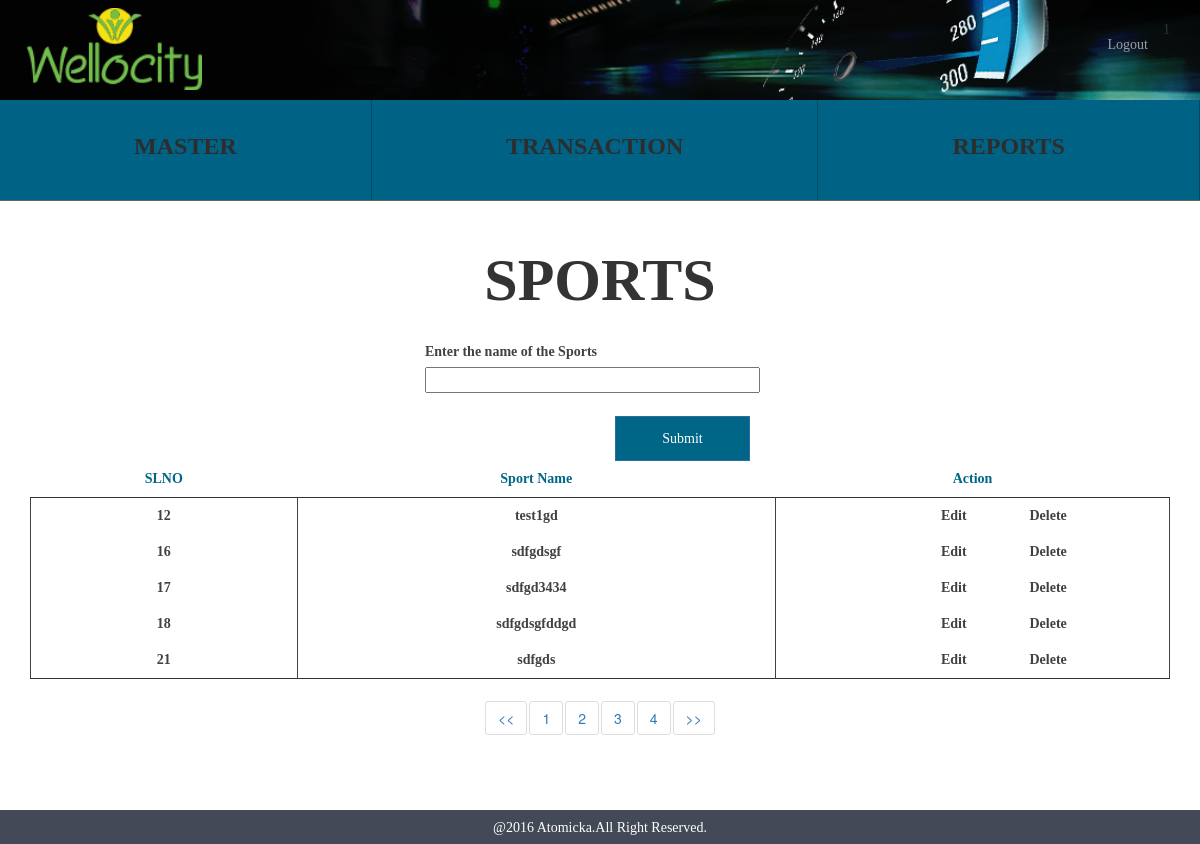
Page /sports.php (signed in) on the committed database.
### tables this page shows
CREATE TABLE IF NOT EXISTS `wc_sports` (
  `sports_id` int(10) NOT NULL AUTO_INCREMENT,
  `sports_name` varchar(150) NOT NULL,
  `sports_status` tinyint(1) NOT NULL,
  `sports_createddate` timestamp NOT NULL DEFAULT CURRENT_TIMESTAMP,
  PRIMARY KEY (`sports_id`)
);

### functions/sports_function.php (called while the page is built, shortened)
<?php
class sportsfunction{
    public function sportsselectfunction(){
      $temp_arr = array();
      $res = mysql_query("SELECT * FROM wc_sports") or die(mysql_error());
      while($row = mysql_fetch_array($res)) {
          $temp_arr[] =$row;
      }
      return $temp_arr;
      }
}
 ?>

### sports.php (the view, shortened to what this page needs)
<?php
require_once "functions/sports_function.php";
require_once "header.php";
$obj = new sportsfunction();
?>
<div class="container align_center align_height">
	<span class="sports">SPORTS</span>
</div>
<div class="container">
	<div class="col-md-8">
		<div class="col-md-6"></div>
		<div class="col-md-6">
			<form  id="sports_form" name="sport_form" role="form">
				<div class="align_margin">
					<label>Enter the name of the Sports</label><br>
					<input type="text" class="sportsname" name="sports_name" data-validation-error-msg="Please Enter the name of the Sports" data-validation="required">
				</div>
				<input type="submit" id="submmit" class="btn btn-primary align_right clear sports_submit_act" value="Submit">
			</form>
		</div>
	</div>
</div>
<div class="container">
	<table class="table state_table" id="sports_table">
	<thead>
		<tr class="row_color">
			<th class="align_center">SLNO</th>
			<th class="align_center">Sport Name</th>
			<th class="align_center">Action</th>
		</tr>
	</thead>
	<tbody>
		<?php
		$data = $obj->sportsselectfunction();
		foreach( $data as $eachrecord ) {
		 ?>
	  <tr class="align_center delete_color">
	    <td class="sports_id"><?php echo $eachrecord ['sports_id']; ?></td>
	    <td class="sports_name"><?php echo $eachrecord ['sports_name']; ?></td>
	    <td>
	    	<span class="edit_state">Edit</span>
	    	<span class="delete_state" data-value="<?php echo $eachrecord ['sports_id']; ?>">Delete</span>
	    </td>
		</tr>
		<?php } ?>
	</tbody>
	</table>
</div>
<?php require_once "footer.php" ?>

### css/style.css (style rules this page uses)
.align_center { text-align: center; }
.align_right { float: right; }
.sports { font-size: 60px; font-weight: bold; position: relative; font-family: Montserrat; }
.statesname,.sportsname,.edit_states_name { width: 100%; }
.align_margin { margin-bottom:23px; }
.align_height { line-height: 2; }
.row_color { color: #006687; font-family: Montserrat; }
.delete_color { color: #414141; font-weight: bold; font-family: Montserrat; }
.clear { background-color: #006687 !important; color: #fff !important; height: 45px; width: 135px; border-radius: 0 !important; font-weight: bold; font-family: Montserrat; margin-right: 10px; }
.table > thead > tr > th, .table > tbody > tr > th, .table > tfoot > tr > th, .table > thead > tr > td, .table > tbody > tr > td, .table > tfoot > tr > td { border-top: 0 !important; }
.table > thead > tr > th { border-bottom: 1px !important; }
.table > tbody { border:1px solid !important; }
.table > tbody td { border:1px solid; border-bottom: 0 !important }
.table > thead { border-bottom: 1px solid; }
.edit_state,.edit_district { cursor: pointer; }
.delete_state,.delete_district { cursor: pointer; float: right; position: relative; right: 25%; }
label { color: #414141 !important; font-family: Montserrat; }
button, input, optgroup, select, textarea { font-family: Montserrat !important; }
#sports_table tbody,#category_table tbody { border: 1px solid #000; }

### rows in the picture
wc_sports: sports_id "12", sports_name "test1gd"
wc_sports: sports_id "16", sports_name "sdfgdsgf"
wc_sports: sports_id "17", sports_name "sdfgd3434"
wc_sports: sports_id "18", sports_name "sdfgdsgfddgd"
wc_sports: sports_id "21", sports_name "sdfgds"

### other values in the picture
$_SESSION['login'] "1"
